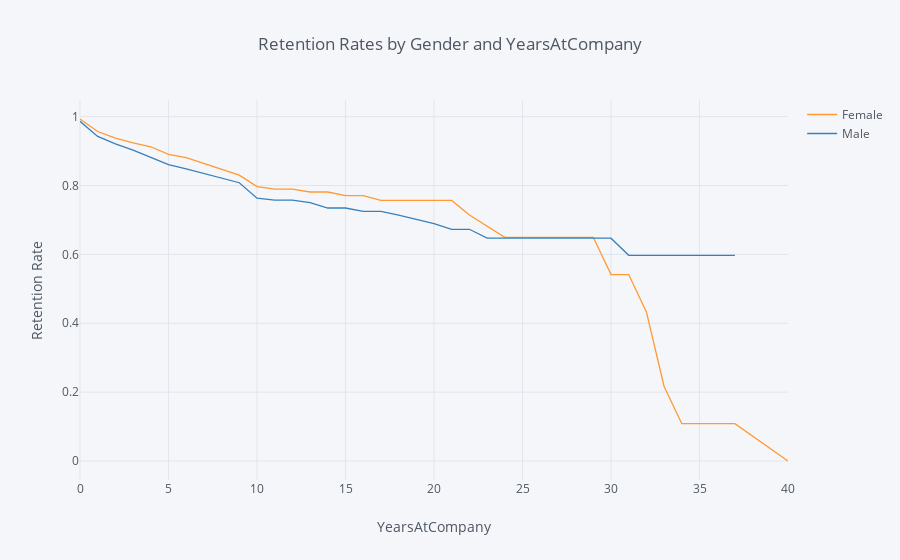

The notebook cell saved with this chart:
### Markdown cell above
## 2. Compare the plot above with one that plots employee retention rates by gender over the number of years the employee has been working for the company.

### Code cell
rates = survival(data, 'Gender', 'YearsAtCompany', 'Attrition')

rates.iplot(kind='line', xTitle='YearsAtCompany', yTitle='Retention Rate',
            title='Retention Rates by Gender and YearsAtCompany')

### Figure 1 — Plotly figure (JSON) as saved in the notebook; plotly's stock layout.template omitted (floating-point values rounded to 4 significant figures)
{"data": [{"line": {"color": "rgba(255, 153, 51, 1.0)", "dash": "solid", "shape": "linear", "width": 1.3}, "mode": "lines", "name": "Female", "text": "", "type": "scatter", "uid": "d5865d92-bd4d-4ef8-8a7c-7c987bfdc381", "x": [0, 1, 2, 3, 4, 5, 6, 7, 8, 9, 10, 11, 12, 13, 14, 15, 16, 17, 18, 19, 20, 21, 22, 23, 24, 25, 26, 27, 29, 30, 31, 32, 33, 34, 36, 37, 40], "y": [0.9932, 0.9568, 0.938, 0.9239, 0.9126, 0.8906, 0.8813, 0.8642, 0.8487, 0.8303, 0.7969, 0.7898, 0.7898, 0.7812, 0.7812, 0.7704, 0.7704, 0.7566, 0.7566, 0.7566, 0.7566, 0.7566, 0.7146, 0.6821, 0.6496, 0.6496, 0.6496, 0.6496, 0.6496, 0.5414, 0.5414, 0.4331, 0.2165, 0.1083, 0.1083, 0.1083, 0]}, {"line": {"color": "rgba(55, 128, 191, 1.0)", "dash": "solid", "shape": "linear", "width": 1.3}, "mode": "lines", "name": "Male", "text": "", "type": "scatter", "uid": "002d2aa0-1a7c-4595-9dee-9c0a1d79d5c7", "x": [0, 1, 2, 3, 4, 5, 6, 7, 8, 9, 10, 11, 12, 13, 14, 15, 16, 17, 18, 19, 20, 21, 22, 23, 24, 25, 26, 27, 29, 30, 31, 32, 33, 34, 36, 37, 40], "y": [0.9864, 0.9425, 0.921, 0.9029, 0.8815, 0.861, 0.8483, 0.8342, 0.8206, 0.8081, 0.7634, 0.7577, 0.7577, 0.7506, 0.7347, 0.7347, 0.725, 0.725, 0.714, 0.7021, 0.6894, 0.6729, 0.6729, 0.6471, 0.6471, 0.6471, 0.6471, 0.6471, 0.6471, 0.6471, 0.5973, 0.5973, 0.5973, 0.5973, 0.5973, 0.5973, ""]}], "layout": {"legend": {"bgcolor": "#F5F6F9", "font": {"color": "#4D5663"}}, "paper_bgcolor": "#F5F6F9", "plot_bgcolor": "#F5F6F9", "title": {"font": {"color": "#4D5663"}, "text": "Retention Rates by Gender and YearsAtCompany"}, "xaxis": {"gridcolor": "#E1E5ED", "showgrid": true, "tickfont": {"color": "#4D5663"}, "title": {"font": {"color": "#4D5663"}, "text": "YearsAtCompany"}, "zerolinecolor": "#E1E5ED"}, "yaxis": {"gridcolor": "#E1E5ED", "showgrid": true, "tickfont": {"color": "#4D5663"}, "title": {"font": {"color": "#4D5663"}, "text": "Retention Rate"}, "zerolinecolor": "#E1E5ED"}}}
